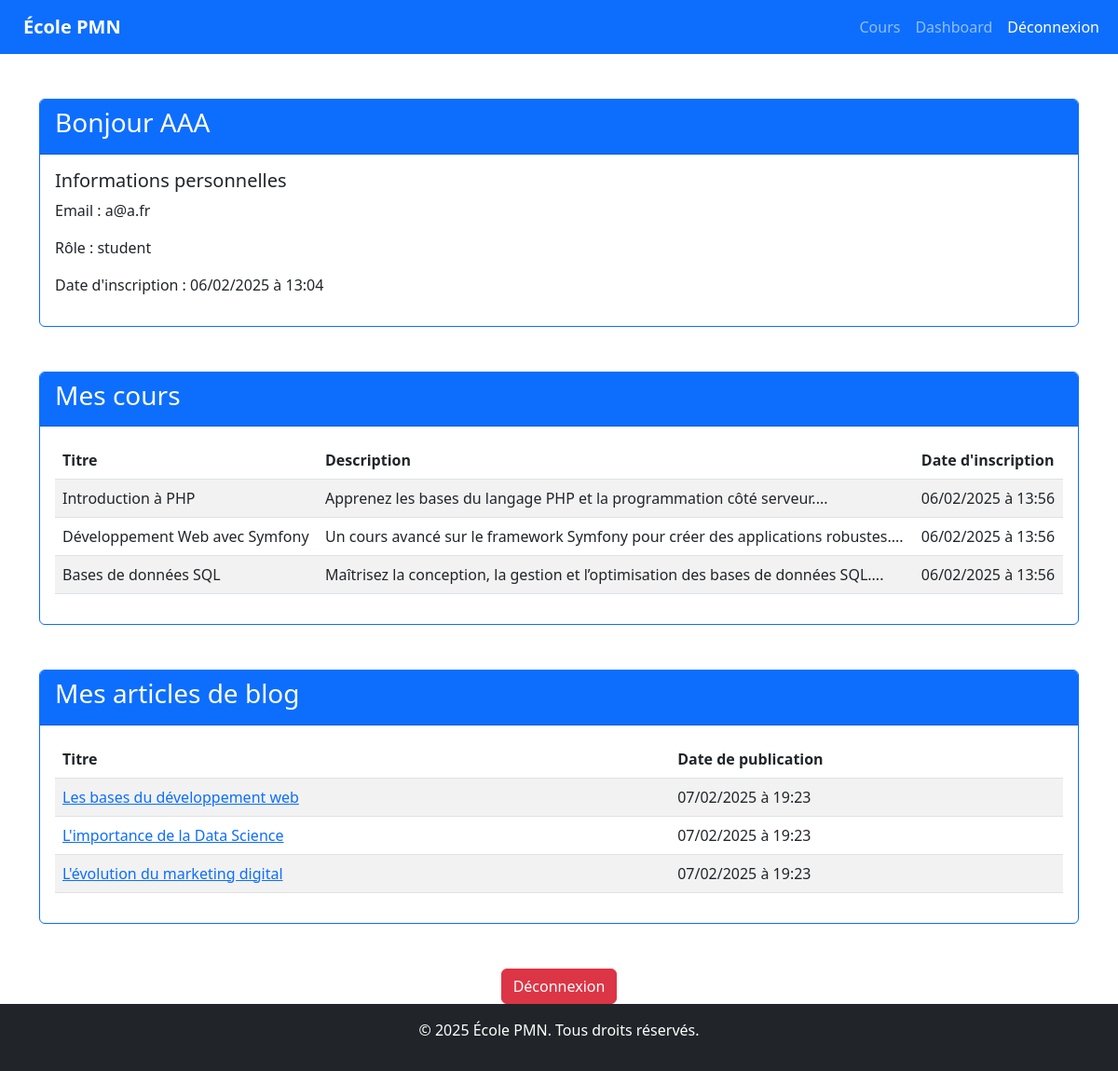
/frontend/dashboard.php (signed in), run on the app's committed database.
### tables this page shows
CREATE TABLE IF NOT EXISTS `users` (
  `id` int NOT NULL AUTO_INCREMENT,
  `name` varchar(100) NOT NULL,
  `email` varchar(100) NOT NULL,
  `password` varchar(255) NOT NULL,
  `role` enum('student','admin') DEFAULT 'student',
  `created_at` timestamp NULL DEFAULT CURRENT_TIMESTAMP,
  PRIMARY KEY (`id`),
  UNIQUE KEY `email` (`email`)
);

CREATE TABLE IF NOT EXISTS `courses` (
  `id` int NOT NULL AUTO_INCREMENT,
  `title` varchar(255) NOT NULL,
  `description` text NOT NULL,
  `created_at` timestamp NULL DEFAULT CURRENT_TIMESTAMP,
  `image_url` varchar(255) DEFAULT NULL,
  PRIMARY KEY (`id`)
);

CREATE TABLE IF NOT EXISTS `blog_posts` (
  `id` int NOT NULL AUTO_INCREMENT,
  `title` varchar(255) NOT NULL,
  `content` text NOT NULL,
  `author_id` int NOT NULL,
  `created_at` timestamp NULL DEFAULT CURRENT_TIMESTAMP,
  PRIMARY KEY (`id`),
  KEY `author_id` (`author_id`)
);

### backend/dashboard_back.php (called while the page is built, shortened)
<?php
require 'db_config.php';
$stmt = $pdo->prepare("SELECT * FROM users WHERE id = ?");
$stmt->execute([$_SESSION['user_id']]);
$user = $stmt->fetch(PDO::FETCH_ASSOC);
$stmt = $pdo->prepare("
    SELECT c.*
    FROM courses c
    JOIN enrollments e ON c.id = e.course_id
    WHERE e.user_id = ?
");
$stmt->execute([$_SESSION['user_id']]);
$courses = $stmt->fetchAll(PDO::FETCH_ASSOC);
$stmt = $pdo->prepare("
    SELECT * FROM blog_posts
    WHERE author_id = ?
    ORDER BY created_at DESC
");
$stmt->execute([$_SESSION['user_id']]);
$blog_posts = $stmt->fetchAll(PDO::FETCH_ASSOC);
?>

### frontend/dashboard.php (the view, shortened to what this page needs)
<?php
require '../backend/db_config.php';
require '../backend/dashboard_back.php';
?>
<!DOCTYPE html>
<html lang="fr">
<head>
    <link href="https://cdn.jsdelivr.net/npm/bootstrap@5.3.0-alpha1/dist/css/bootstrap.min.css" rel="stylesheet">
</head>
<body>
    <nav class="navbar navbar-expand-lg navbar-dark bg-primary">
        <div class="container-fluid">
            <a class="navbar-brand fw-bold btn btn-primary text-white" href="../index.php">École PMN</a>
            <div class="collapse navbar-collapse" id="navbarNav">
                <ul class="navbar-nav ms-auto">
                    <?php if (!isset($_SESSION['user_id'])): ?>
                        <li class="nav-item">
                            <a class="nav-link" href="register.php">Inscription</a>
                        </li>
                        <li class="nav-item">
                            <a class="nav-link" href="login.php">Connexion</a>
                        </li>
                    <?php else: ?>
                        <?php if ($user['role'] === 'admin'): ?>
                            <li class="nav-item">
                                <a class="nav-link" href="admin_dashboard.php">Admin</a>
                            </li>
                            <li class="nav-item">
                                <a class="nav-link" href="cours.php">Cours</a>
                            </li>
                            <li class="nav-item">
                                <a class="nav-link" href="#">Dashboard</a>
                            </li>
                            <li class="nav-item">
                                <a class="nav-link btn btn-danger text-white" href="logout.php">Déconnexion</a>
                            </li>
                        <?php else: ?>
                            <li class="nav-item">
                                <a class="nav-link" href="cours.php">Cours</a>
                            </li>
                            <li class="nav-item">
                                <a class="nav-link" href="#">Dashboard</a>
                            </li>
                            <li class="nav-item">
                                <a class="nav-link btn btn-danger text-white" href="logout.php">Déconnexion</a>
                            </li>
                        <?php endif; ?>
                    <?php endif; ?>
                </ul>
            </div>
        </div>
    </nav>
    <div class="container mt-5">
        <div class="row mb-5">
            <div class="col-md-12">
                <div class="card border-primary">
                    <div class="card-header bg-primary text-white">
                        <h3>Bonjour <?= htmlspecialchars($user['name']) ?></h3>
                    </div>
                    <div class="card-body">
                        <div class="row">
                            <div class="col-md-6">
                                <h5>Informations personnelles</h5>
                                <p>Email : <?= htmlspecialchars($user['email']) ?></p>
                                <p>Rôle : <?= htmlspecialchars($user['role']) ?></p>
                                <p>Date d'inscription : <?= htmlspecialchars(date('d/m/Y à H:i', strtotime($user['created_at']))) ?></p>
                            </div>
                        </div>
                    </div>
                </div>
            </div>
        </div>
        <div class="row mb-5">
            <div class="col-md-12">
                <div class="card border-primary">
                    <div class="card-header bg-primary text-white">
                        <h3>Mes cours</h3>
                    </div>
                    <div class="card-body">
                        <?php if ($courses): ?>
                            <table class="table table-striped">
                                <thead>
                                    <tr>
                                        <th>Titre</th>
                                        <th>Description</th>
                                        <th>Date d'inscription</th>
                                    </tr>
                                </thead>
                                <tbody>
                                    <?php foreach ($courses as $course): ?>
                                        <tr>
                                            <td><?= htmlspecialchars($course['title']) ?></td>
                                            <td><?= htmlspecialchars(substr($course['description'], 0, 150)) . '...' ?></td>
                                            <td><?= htmlspecialchars(date('d/m/Y à H:i', strtotime($course['created_at']))) ?></td>
                                        </tr>
                                    <?php endforeach; ?>
                                </tbody>
                            </table>
                        <?php else: ?>
                            <p class="text-center">Vous n'êtes inscrit à aucun cours pour le moment.</p>
                        <?php endif; ?>
                    </div>
                </div>
            </div>
        </div>
        <div class="row mb-5">
            <div class="col-md-12">
                <div class="card border-primary">
                    <div class="card-header bg-primary text-white">
                        <h3>Mes articles de blog</h3>
                    </div>
                    <div class="card-body">
                        <?php if ($blog_posts): ?>
                            <table class="table table-striped">
                                <thead>
                                    <tr>
                                        <th>Titre</th>
                                        <th>Date de publication</th>
                                    </tr>
                                </thead>
                                <tbody>
                                    <?php foreach ($blog_posts as $post): ?>
                                        <tr>
                                            <td><a href="blog/view.php?id=<?= $post['id'] ?>"><?= htmlspecialchars($post['title']) ?></a></td>
                                            <td><?= htmlspecialchars(date('d/m/Y à H:i', strtotime($post['created_at']))) ?></td>
                                        </tr>
                                    <?php endforeach; ?>
                                </tbody>
                            </table>
                        <?php else: ?>
                            <p class="text-center">Vous n'avez pas encore publié d'article.</p>
                        <?php endif; ?>
                    </div>
                </div>
            </div>
        </div>
        <div class="text-center">
            <a href="logout.php" class="btn btn-danger">Déconnexion</a>
        </div>
    </div>
    <?php include 'includes/footer.php'; ?>
</body>
</html>

### frontend/includes/footer.php (shortened to what this page needs)
<footer class="bg-dark text-white text-center py-3">
        <p>&copy; 2025 École PMN. Tous droits réservés.</p>
    </footer>
</body>
</html>

### frontend/includes/footer.php (style rules this page uses)
html, body { height: 100%; display: flex; flex-direction: column; }
.container { flex: 1; }
footer { margin-top: auto; width: 100%; }

### data on the page
users: name "AAA", email "a@a.fr", role "student", created_at "06/02/2025 à 13:04"
courses: title "Introduction à PHP", description "Apprenez les bases du langage PHP et la programmation côté serveur.", created_at "06/02/2025 à 13:56"
courses: title "Développement Web avec Symfony", description "Un cours avancé sur le framework Symfony pour créer des applications robustes.", created_at "06/02/2025 à 13:56"
courses: title "Bases de données SQL", description "Maîtrisez la conception, la gestion et l’optimisation des bases de données SQL.", created_at "06/02/2025 à 13:56"
blog_posts: title "Les bases du développement web", created_at "07/02/2025 à 19:23"
blog_posts: title "L'importance de la Data Science", created_at "07/02/2025 à 19:23"
blog_posts: title "L'évolution du marketing digital", created_at "07/02/2025 à 19:23"
